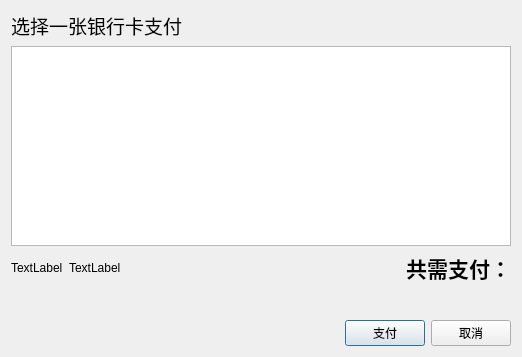
<?xml version="1.0" encoding="UTF-8"?>
<ui version="4.0">
 <class>PayDialog</class>
 <widget class="QDialog" name="PayDialog">
  <property name="geometry">
   <rect>
    <x>0</x>
    <y>0</y>
    <width>518</width>
    <height>355</height>
   </rect>
  </property>
  <property name="maximumSize">
   <size>
    <width>518</width>
    <height>740</height>
   </size>
  </property>
  <property name="windowTitle">
   <string>支付</string>
  </property>
  <property name="windowIcon">
   <iconset resource="resource.qrc">
    <normaloff>:/new/icons/wallet.png</normaloff>:/new/icons/wallet.png</iconset>
  </property>
  <layout class="QVBoxLayout" name="verticalLayout">
   <item>
    <widget class="QLabel" name="label">
     <property name="font">
      <font>
       <family>微软雅黑 Light</family>
       <pointsize>14</pointsize>
      </font>
     </property>
     <property name="text">
      <string>选择一张银行卡支付</string>
     </property>
    </widget>
   </item>
   <item>
    <widget class="QTableWidget" name="tableWidget">
     <property name="minimumSize">
      <size>
       <width>500</width>
       <height>200</height>
      </size>
     </property>
    </widget>
   </item>
   <item>
    <layout class="QHBoxLayout" name="horizontalLayout">
     <item>
      <widget class="QLabel" name="waitGifL">
       <property name="text">
        <string>TextLabel</string>
       </property>
      </widget>
     </item>
     <item>
      <widget class="QLabel" name="waitL">
       <property name="text">
        <string>TextLabel</string>
       </property>
      </widget>
     </item>
     <item>
      <spacer name="horizontalSpacer">
       <property name="orientation">
        <enum>Qt::Horizontal</enum>
       </property>
       <property name="sizeHint" stdset="0">
        <size>
         <width>40</width>
         <height>20</height>
        </size>
       </property>
      </spacer>
     </item>
     <item>
      <widget class="QLabel" name="moneyL">
       <property name="font">
        <font>
         <family>微软雅黑</family>
         <pointsize>16</pointsize>
         <weight>75</weight>
         <bold>true</bold>
        </font>
       </property>
       <property name="text">
        <string>共需支付：</string>
       </property>
       <property name="alignment">
        <set>Qt::AlignRight|Qt::AlignTrailing|Qt::AlignVCenter</set>
       </property>
      </widget>
     </item>
    </layout>
   </item>
   <item>
    <spacer name="verticalSpacer">
     <property name="orientation">
      <enum>Qt::Vertical</enum>
     </property>
     <property name="sizeType">
      <enum>QSizePolicy::Fixed</enum>
     </property>
     <property name="sizeHint" stdset="0">
      <size>
       <width>20</width>
       <height>30</height>
      </size>
     </property>
    </spacer>
   </item>
   <item>
    <layout class="QHBoxLayout" name="horizontalLayout_2">
     <item>
      <spacer name="horizontalSpacer_2">
       <property name="orientation">
        <enum>Qt::Horizontal</enum>
       </property>
       <property name="sizeHint" stdset="0">
        <size>
         <width>40</width>
         <height>20</height>
        </size>
       </property>
      </spacer>
     </item>
     <item>
      <widget class="QPushButton" name="payB">
       <property name="text">
        <string>支付</string>
       </property>
      </widget>
     </item>
     <item>
      <widget class="QPushButton" name="cancelB">
       <property name="text">
        <string>取消</string>
       </property>
      </widget>
     </item>
    </layout>
   </item>
  </layout>
 </widget>
 <resources>
  <include location="resource.qrc"/>
 </resources>
 <connections/>
</ui>
